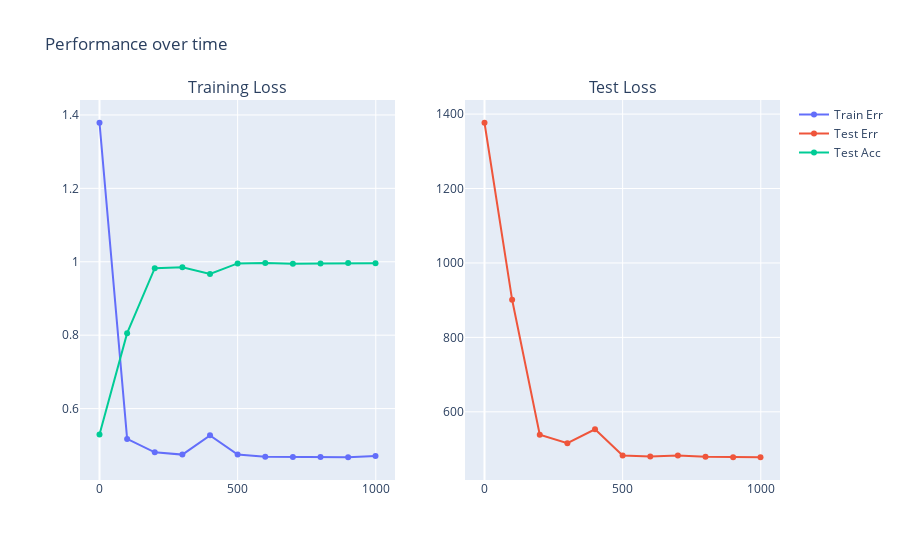

The notebook cell this image was saved under:
### Markdown cell above
### Plot progress

### Code cell
from plotly.subplots import make_subplots
import plotly.graph_objects as go

steps = hist[:,0]
train_losses = hist[:,1]
test_losses  = hist[:,2]
test_accurs  = hist[:,3]

fig = make_subplots(rows=1, cols=2,
                    subplot_titles=("Training Loss", "Test Loss", "Test Accuracy", ""))
fig.add_trace(go.Scatter(x=steps, y=train_losses, name='Train Err'),
              row=1, col=1
              )
fig.add_trace(go.Scatter(x=steps, y=test_losses, name='Test Err'),
              row=1, col=2
              )
fig.add_trace(go.Scatter(x=steps, y=test_accurs, name='Test Acc'),
              row=1, col=1
              )
fig.update_layout(title_text="Performance over time")
fig.show()

### Figure 1 — Plotly figure (JSON) as saved in the notebook; plotly's stock layout.template omitted (floating-point values rounded to 4 significant figures)
{"data": [{"name": "Train Err", "type": "scatter", "x": [0, 100, 200, 300, 400, 500, 600, 700, 800, 900, 999], "xaxis": "x", "y": [1.379, 0.5174, 0.4808, 0.4746, 0.527, 0.4747, 0.4687, 0.4681, 0.4681, 0.4674, 0.4706], "yaxis": "y"}, {"name": "Test Err", "type": "scatter", "x": [0, 100, 200, 300, 400, 500, 600, 700, 800, 900, 999], "xaxis": "x2", "y": [1377.0, 901.0, 538.7, 515.8, 552.9, 482.9, 480.1, 482.7, 479.1, 477.9, 478.1], "yaxis": "y2"}, {"name": "Test Acc", "type": "scatter", "x": [0, 100, 200, 300, 400, 500, 600, 700, 800, 900, 999], "xaxis": "x", "y": [0.5295, 0.8055, 0.9825, 0.985, 0.967, 0.9955, 0.9965, 0.9945, 0.9955, 0.9965, 0.996], "yaxis": "y"}], "layout": {"annotations": [{"font": {"size": 16}, "showarrow": false, "text": "Training Loss", "x": 0.225, "xanchor": "center", "xref": "paper", "y": 1, "yanchor": "bottom", "yref": "paper"}, {"font": {"size": 16}, "showarrow": false, "text": "Test Loss", "x": 0.775, "xanchor": "center", "xref": "paper", "y": 1, "yanchor": "bottom", "yref": "paper"}], "title": {"text": "Performance over time"}, "xaxis": {"anchor": "y", "domain": [0, 0.45]}, "xaxis2": {"anchor": "y2", "domain": [0.55, 1]}, "yaxis": {"anchor": "x", "domain": [0, 1]}, "yaxis2": {"anchor": "x2", "domain": [0, 1]}}}
